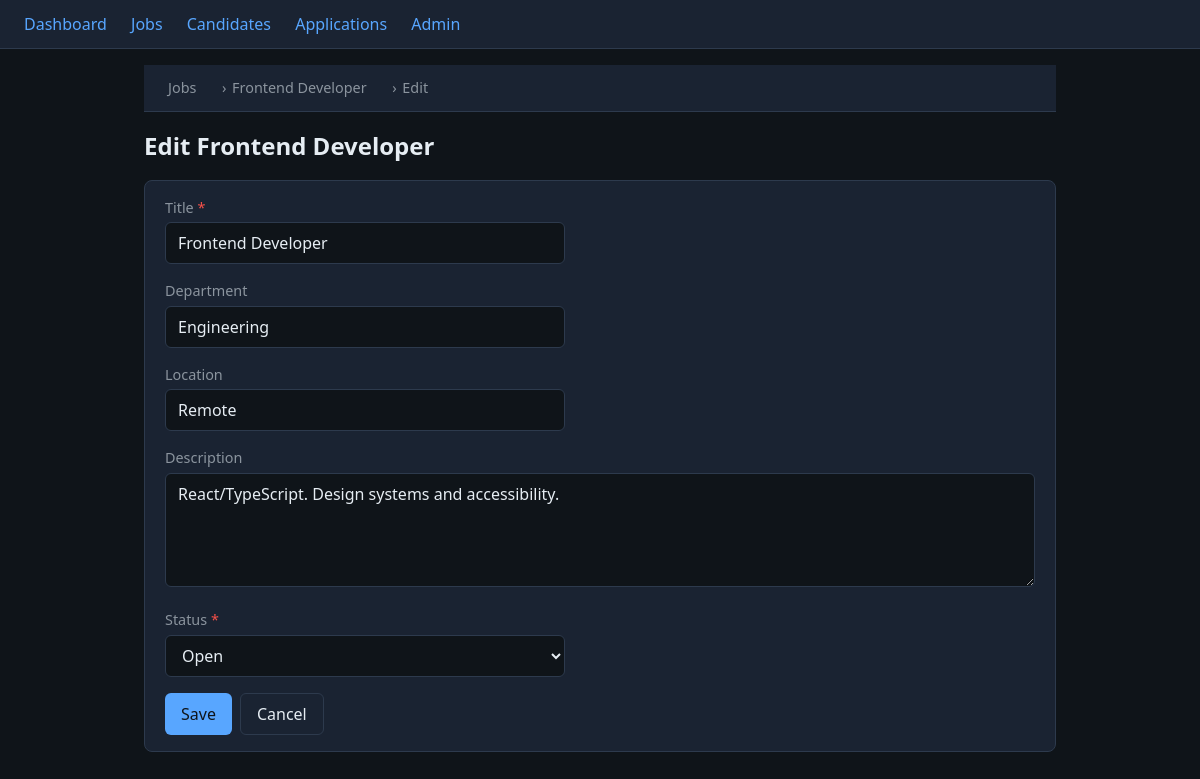
The page /jobs/2/edit/ on the database its author committed.
### ats/models.py (models this page shows, shortened)
class Job(models.Model):
    title = models.CharField(max_length=200)
    department = models.CharField(max_length=100, blank=True)
    location = models.CharField(max_length=150, blank=True)
    description = models.TextField(blank=True)
    status_choices = [
        ('open', 'Open'),
        ('on_hold', 'On Hold'),
        ('filled', 'Filled'),
        ('cancelled', 'Cancelled'),
    ]
    status = models.CharField(max_length=20, choices=status_choices, default='open')
    created_at = models.DateTimeField(auto_now_add=True)
    updated_at = models.DateTimeField(auto_now=True)
    class Meta:
        ordering = ['-created_at']

### ats/views.py (the view)
# urls.py: path('jobs/<int:pk>/edit/', views.job_edit, name='job_edit'),
@require_http_methods(['GET', 'POST'])
def job_edit(request, pk):
    job = get_object_or_404(Job, pk=pk)
    form = JobForm(request.POST or None, instance=job)
    if form.is_valid():
        form.save()
        messages.success(request, 'Job updated successfully.')
        return redirect('job_detail', pk=pk)
    return render(request, 'ats/job_form.html', {'form': form, 'job': job, 'title': f'Edit {job.title}'})

### ats/forms.py
class JobForm(forms.ModelForm):
    class Meta:
        model = Job
        fields = ['title', 'department', 'location', 'description', 'status']
        widgets = {
            'title': forms.TextInput(attrs={'class': 'input', 'placeholder': 'e.g. Senior Backend Engineer'}),
            'department': forms.TextInput(attrs={'class': 'input', 'placeholder': 'e.g. Engineering'}),
            'location': forms.TextInput(attrs={'class': 'input', 'placeholder': 'e.g. Remote or New York, NY'}),
            'description': forms.Textarea(attrs={'class': 'input', 'rows': 4, 'placeholder': 'Role requirements and responsibilities'}),
            'status': forms.Select(attrs={'class': 'input'}),
        }
    def __init__(self, *args, **kwargs):
        super().__init__(*args, **kwargs)
        if self.fields.get('title'):
            self.fields['title'].required = True

### templates/ats/job_form.html (shortened to what this page needs)
{% extends 'base.html' %}
{% block content %}
{% if job %}<nav class="breadcrumb"><a href="{% url 'job_list' %}">Jobs</a><span>›</span><a href="{% url 'job_detail' job.pk %}">{{ job.title }}</a><span>›</span>Edit</nav>{% else %}<nav class="breadcrumb"><a href="{% url 'job_list' %}">Jobs</a><span>›</span>Add job</nav>{% endif %}
<h1>{{ title }}</h1>
<div class="card">
    <form method="post">
        {% for field in form %}
        <div class="form-row {% if field.field.required %}required{% endif %}">
            <label for="{{ field.id_for_label }}">{{ field.label }}</label>
            {{ field }}
        </div>
        {% endfor %}
        <div class="actions">
            <button type="submit" class="btn">Save</button>
            <a href="{% if job %}{% url 'job_detail' job.pk %}{% else %}{% url 'job_list' %}{% endif %}" class="btn btn-secondary">Cancel</a>
        </div>
    </form>
</div>
{% endblock %}

### templates/base.html (style rules this page uses)
:root { --bg: #0f1419; --surface: #1a2332; --border: #2d3a4d; --text: #e6edf3; --muted: #8b949e; --accent: #58a6ff; --accent-hover: #79b8ff; }
* { box-sizing: border-box; }
body { margin: 0; font-family: 'Segoe UI', system-ui, sans-serif; background: var(--bg); color: var(--text); line-height: 1.5; }
a { color: var(--accent); text-decoration: none; }
nav { background: var(--surface); border-bottom: 1px solid var(--border); padding: 0.75rem 1.5rem; }
nav a { margin-right: 1.25rem; }
h1 { font-size: 1.5rem; margin: 0 0 1rem; }
.card { background: var(--surface); border: 1px solid var(--border); border-radius: 8px; padding: 1rem 1.25rem; margin-bottom: 1rem; }
.input { width: 100%; max-width: 400px; padding: 0.5rem 0.75rem; background: var(--bg); border: 1px solid var(--border); border-radius: 6px; color: var(--text); font: inherit; }
textarea.input { max-width: 100%; min-height: 80px; resize: vertical; }
.form-row { margin-bottom: 1rem; }
.form-row label { display: block; margin-bottom: 0.25rem; color: var(--muted); font-size: 0.9rem; }
.btn { display: inline-block; padding: 0.5rem 1rem; background: var(--accent); color: var(--bg); border: none; border-radius: 6px; font: inherit; cursor: pointer; text-decoration: none; }
.btn-secondary { background: var(--surface); color: var(--text); border: 1px solid var(--border); }
.actions { margin-top: 1rem; display: flex; gap: 0.5rem; flex-wrap: wrap; }
.form-row.required label::after { content: ' *'; color: #f85149; }
.breadcrumb { margin: 0 0 1rem; font-size: 0.9rem; color: var(--muted); }
.breadcrumb a { color: var(--muted); }
.breadcrumb span { margin: 0 0.35rem; }

### rows shown on the page
Job: title "Frontend Developer", form "Frontend Developer" "Engineering" "Remote" "React/TypeScript. Design systems and accessibility." "Open"

### other values the page prints
{{ title }} "Edit Frontend Developer"
{{ field.label }} "Title" "Department" "Location" "Description" "Status"
